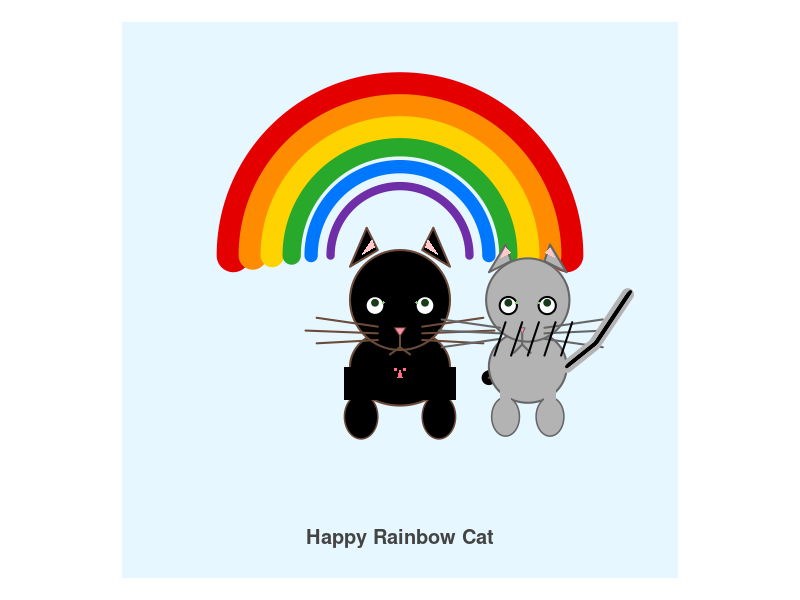

Write R code to recreate this figure.
# cat_with_rainbow.R
# Draw a cat with a rainbow over its head using base R graphics

draw_arc <- function(cx, cy, r, start = 0, end = pi, n = 200, col = "red", lwd = 10) {
  theta <- seq(start, end, length.out = n)
  x <- cx + r * cos(theta)
  y <- cy + r * sin(theta)
  lines(x, y, lwd = lwd, col = col, lend = "round")
}

open_canvas <- function(width = 800, height = 800, file = NULL) {
  if (!is.null(file)) {
    png(filename = file, width = width, height = height, res = 150)
  } else {
    dev.new(width = width/96, height = height/96) # approximate inches for screen
  }
  par(mar = c(0,0,0,0))
  plot(NA, xlim = c(0, 10), ylim = c(0, 10), asp = 1, xaxt = "n", yaxt = "n", xlab = "", ylab = "", bty = "n")
}

close_canvas <- function(file = NULL) {
  if (!is.null(file)) dev.off()
}

# Main drawing function
draw_cat_with_rainbow <- function(save_file = NULL) {
  open_canvas(file = save_file)
  
  # Background sky
  rect(0, 0, 10, 10, col = "#E6F7FF", border = NA)
  
  # Rainbow (ordered outer -> inner)
  rainbow_colors <- c("#E50000", "#FF8C00", "#FFD300", "#28A92B", "#0077FF", "#6F2DA8")
  
  cx <- 5      # center x
  cy <- 5.8    # slightly above the cat’s head
  base_r <- 3.0
  lwds <- seq(32, 8, length.out = length(rainbow_colors))
  
  # note: start=0, end=pi draws the rainbow arching upward
  for (i in seq_along(rainbow_colors)) {
    draw_arc(cx = cx, cy = cy, r = base_r - (i-1)*0.35,
             start = 0, end = pi, n = 500, col = rainbow_colors[i], lwd = lwds[i])
  }
  
  # A soft cloud under the rainbow
  cloud <- function(cx, cy, scale = 1.0) {
    xs <- c(cx - 1.2, cx - 0.5, cx + 0.6, cx + 1.8, cx + 1.2, cx - 0.4, cx - 1.0)
    ys <- c(cy - 0.2, cy + 0.6, cy + 0.8, cy + 0.2, cy - 0.6, cy - 0.7, cy - 0.1)
    polygon(xs*scale + 0, ys*scale + 0, col = "white", border = NA)
    # fluffy circles
    symbols(x = c(cx-0.7, cx, cx+0.7, cx+1.2), y = c(cy, cy+0.2, cy+0.15, cy-0.2),
            circles = c(0.5, 0.55, 0.45, 0.3)*scale, add = TRUE, inches = FALSE, bg = "white", fg = NA)
  }
  #cloud(cx = 5, cy = 6.9, scale = 1.2)
  
  # Cat body (ellipse)
  draw_ellipse <- function(cx, cy, a, b, col = "black", border = "black", lwd = 1) {
    ang <- seq(0, 2*pi, length.out = 200)
    x <- cx + a * cos(ang)
    y <- cy + b * sin(ang)
    polygon(x, y, col = col, border = border, lwd = lwd)
  }
  draw_ellipse(5, 3.8, 0.9, 0.7, col = "black", border = "#6B4A38", lwd = 2)
  
  # Cat head
  symbols(5, 5, circles = 0.9, inches = FALSE, add = TRUE, bg = "black", fg = "#6B4A38", lwd = 2)
  
  # Ears (triangles)
  polygon(c(4.1, 4.4, 4.6), c(5.6, 6.3, 5.9), col = "black", border = "#6B4A38", lwd = 2)
  polygon(c(5.9, 5.6, 5.4), c(5.6, 6.3, 5.9), col = "black", border = "#6B4A38", lwd = 2)
  # inner ears
  polygon(c(4.3, 4.5, 4.55), c(5.8, 6.1, 5.95), col = "#FFC9C9", border = NA)
  polygon(c(5.7, 5.5, 5.45), c(5.8, 6.1, 5.95), col = "#FFC9C9", border = NA)
  
  # Eyes
  points(x = c(4.55, 5.45), y = c(4.9, 4.9), pch = 21, bg = "white", cex = 2.5, lwd = 2)
  points(x = c(4.55, 5.45), y = c(4.95, 4.95), pch = 19, col = "#1A3B1A", cex = 0.9)
  points(x = c(4.7, 5.3), y = c(4.95, 4.95), pch = 21, bg = "#88D27A", cex = 0.35, col = NA) # sparkle
  
  # Nose
  polygon(c(4.9, 5.1, 5.0), c(4.5, 4.5, 4.35), col = "#FF8DAA", border = "#6B4A38", lwd = 1)
  
  # Mouth
  lines(x = c(5.0, 5.0), y = c(4.35, 4.15), lwd = 2, col = "#6B4A38")
  lines(x = c(5.0, 4.82), y = c(4.15, 4.02), lwd = 2, col = "#6B4A38")
  lines(x = c(5.0, 5.18), y = c(4.15, 4.02), lwd = 2, col = "#6B4A38")
  
  # Whiskers
  whisker <- function(x0, y0, dir = 1) {
    segments(x0, y0, x0 + 1.3*dir, y0 + 0.05, lwd = 2, col = "#6B4A38")
    segments(x0, y0 - 0.12, x0 + 1.1*dir, y0 - 0.18, lwd = 2, col = "#6B4A38")
    segments(x0, y0 + 0.12, x0 + 1.1*dir, y0 + 0.28, lwd = 2, col = "#6B4A38")
  }
  whisker(4.6, 4.4, dir = -1)
  whisker(5.4, 4.4, dir = 1)
  
  # Front paws - moved upward and slightly inward to connect to body
  draw_ellipse(4.3, 2.9, 0.3, 0.4, col = "black", border = "#6B4A38", lwd = 1.5)
  draw_ellipse(5.7, 2.9, 0.3, 0.4, col = "black", border = "#6B4A38", lwd = 1.5)
  
  # Add connecting polygons so paws appear attached
polygon(c(4.0, 4.6, 4.6, 4.0),
        c(3.2, 3.2, 3.8, 3.8),
        col = "black", border = NA)
polygon(c(5.4, 6.0, 6.0, 5.4),
        c(3.2, 3.2, 3.8, 3.8),
        col = "black", border = NA)
  
  # Tail
  tail_x <- c(6.6, 7.2, 7.6, 7.9)
  tail_y <- c(3.6, 3.9, 4.6, 5.2)
  lines(tail_x, tail_y, lwd = 14, col = "black", lend = "round")
  lines(tail_x, tail_y, lwd = 2, col = "#6B4A38", lend = "round")
  
  # Add second gray-striped cat
  # ----------------------------------------
  # Same draw_ellipse() function is already defined above, so reuse it.
  
  # Body (slightly skinnier and lighter)
  draw_ellipse(7.3, 3.8, 0.7, 0.65, col = "gray70", border = "gray40", lwd = 2)
  
  # Head
  symbols(7.3, 5, circles = 0.75, inches = FALSE, add = TRUE, bg = "gray70", fg = "gray40", lwd = 2)
  
  # Ears
  polygon(c(6.6, 6.9, 7.0), c(5.5, 6.0, 5.7), col = "gray70", border = "gray40", lwd = 2)
  polygon(c(8.0, 7.7, 7.6), c(5.5, 6.0, 5.7), col = "gray70", border = "gray40", lwd = 2)
  # inner ears
  polygon(c(6.8, 6.9, 7.0), c(5.75, 5.95, 5.85), col = "#FFC9C9", border = NA)
  polygon(c(7.8, 7.7, 7.6), c(5.75, 5.95, 5.85), col = "#FFC9C9", border = NA)
  
  # Eyes
  points(x = c(6.95, 7.65), y = c(4.9, 4.9), pch = 21, bg = "white", cex = 2.3, lwd = 2)
  points(x = c(6.95, 7.65), y = c(4.95, 4.95), pch = 19, col = "#1A3B1A", cex = 0.9)
  points(x = c(7.1, 7.5), y = c(4.95, 4.95), pch = 21, bg = "#88D27A", cex = 0.35, col = NA)
  
  # Nose and mouth
  polygon(c(7.15, 7.25, 7.2), c(4.5, 4.5, 4.38), col = "#FF8DAA", border = "gray40", lwd = 1)
  lines(x = c(7.2, 7.2), y = c(4.38, 4.2), lwd = 2, col = "gray40")
  lines(x = c(7.2, 7.05), y = c(4.2, 4.05), lwd = 2, col = "gray40")
  lines(x = c(7.2, 7.35), y = c(4.2, 4.05), lwd = 2, col = "gray40")
  
  # Whiskers
  segments(6.8, 4.4, 5.7, 4.45, lwd = 2, col = "gray40")
  segments(6.8, 4.3, 5.75, 4.15, lwd = 2, col = "gray40")
  segments(6.8, 4.5, 5.75, 4.65, lwd = 2, col = "gray40")
  segments(7.6, 4.4, 8.7, 4.45, lwd = 2, col = "gray40")
  segments(7.6, 4.3, 8.65, 4.15, lwd = 2, col = "gray40")
  segments(7.6, 4.5, 8.65, 4.65, lwd = 2, col = "gray40")
  
  # Paws (connected)
  draw_ellipse(6.9, 2.9, 0.25, 0.35, col = "gray70", border = "gray40", lwd = 1.5)
  draw_ellipse(7.7, 2.9, 0.25, 0.35, col = "gray70", border = "gray40", lwd = 1.5)
  polygon(c(6.8, 7.0, 7.0, 6.8), c(3.2, 3.2, 3.7, 3.7), col = "gray70", border = NA)
  polygon(c(7.6, 7.8, 7.8, 7.6), c(3.2, 3.2, 3.7, 3.7), col = "gray70", border = NA)
  
  # Tail with stripes
  tail_x2 <- c(8.0, 8.5, 8.9, 9.1)
  tail_y2 <- c(3.8, 4.2, 4.8, 5.1)
  lines(tail_x2, tail_y2, lwd = 12, col = "gray70", lend = "round")
  lines(tail_x2, tail_y2, lwd = 2, col = "gray40", lend = "round")
  
  # Stripes on back
  for (sx in seq(6.7, 7.9, by = 0.3)) {
    segments(sx, 4.0, sx + 0.2, 4.6, lwd = 2, col = "black")
  }
  # Stripes on tail
  for (i in seq(0, 1, by = 0.25)) {
    lines(tail_x2 + i*0.05, tail_y2 + i*0.05, lwd = 3, col = "black")
  }
  
  # Tiny heart on chest
  polygon(c(4.95, 5.0, 5.05), c(3.6, 3.78, 3.6), col = "#FF6B88", border = NA)
  symbols(4.92, 3.75, circles = 0.03, add = TRUE, inches = FALSE, bg = "#FF6B88", fg = NA)
  symbols(5.08, 3.75, circles = 0.03, add = TRUE, inches = FALSE, bg = "#FF6B88", fg = NA)
  
  # Optional text
  text(5, 0.7, labels = "Happy Rainbow Cat", cex = 1.2, col = "#444444", font = 2)
  
  close_canvas(file = save_file)
}

# Run and show on screen:
draw_cat_with_rainbow(save_file = NULL)

# To save to a PNG file, call:
# draw_cat_with_rainbow(save_file = "cat_rainbow.png")
